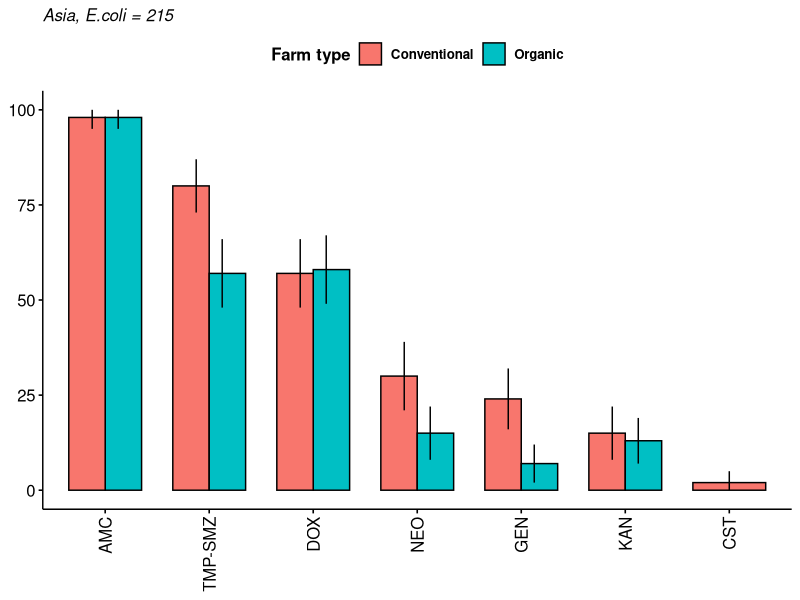
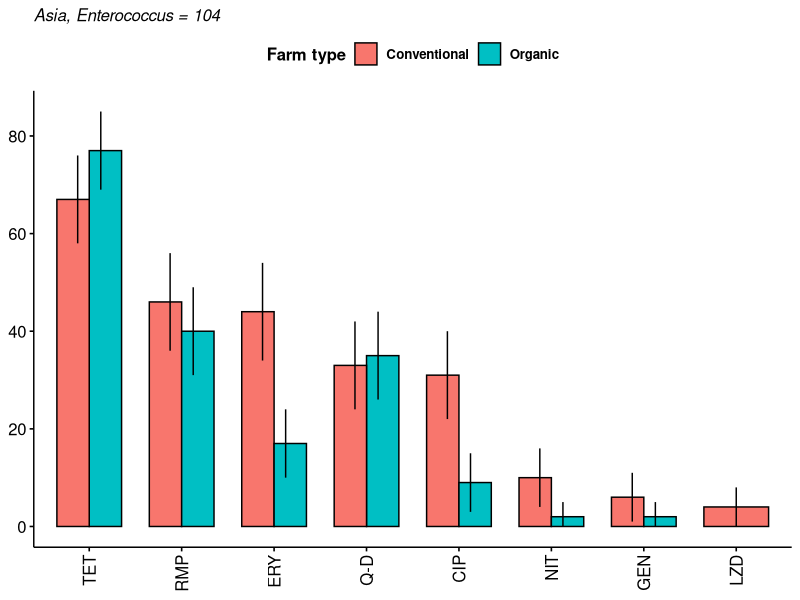
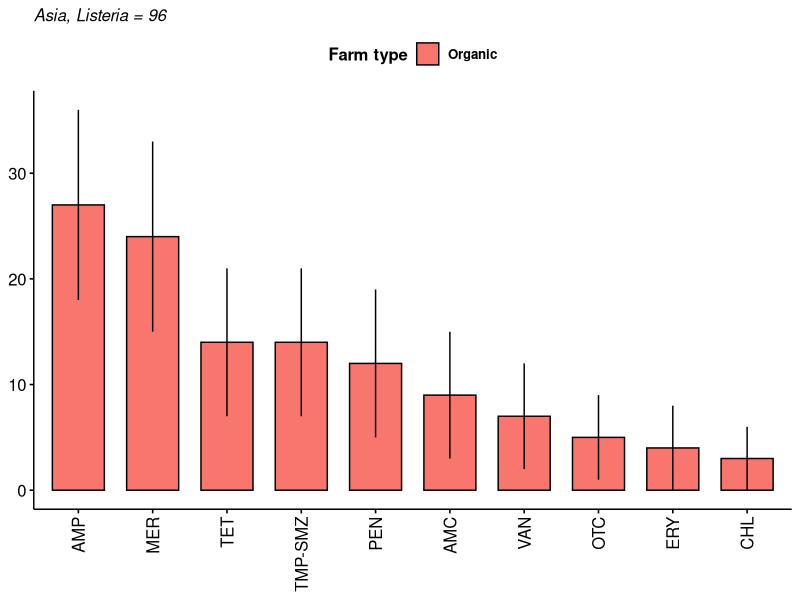
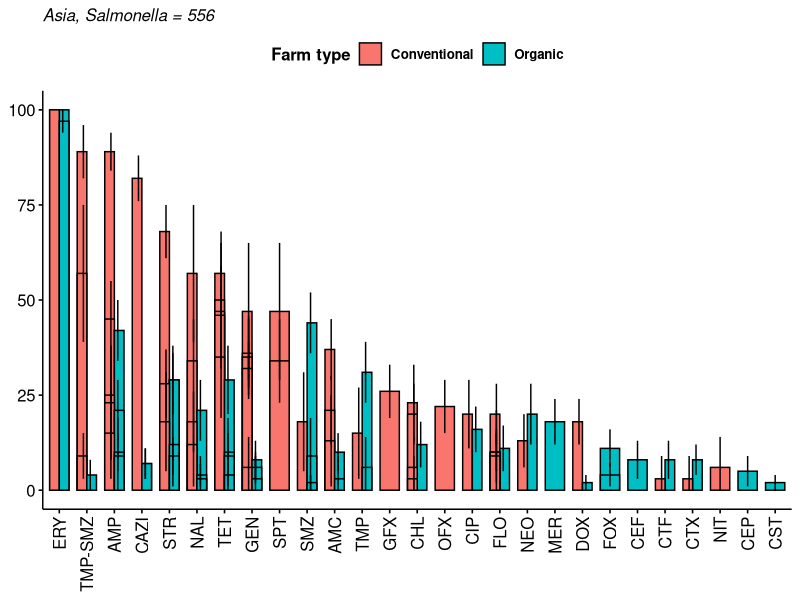
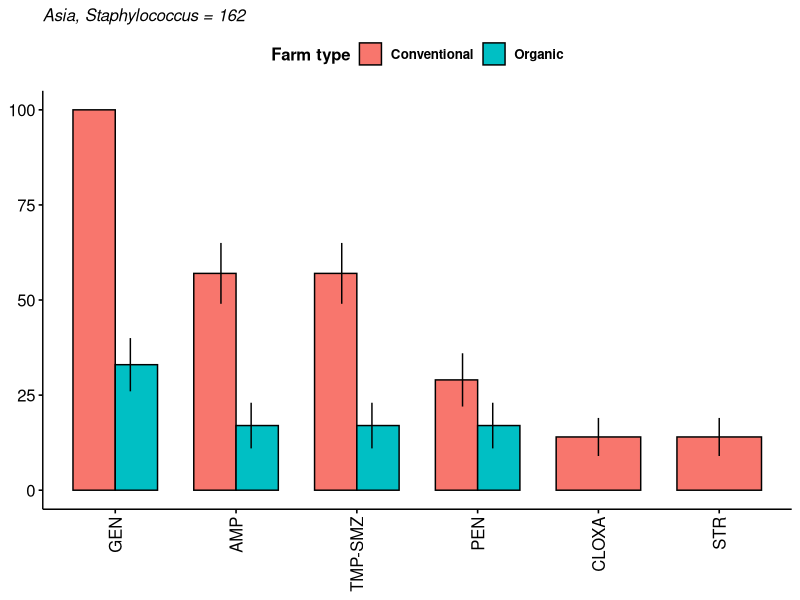
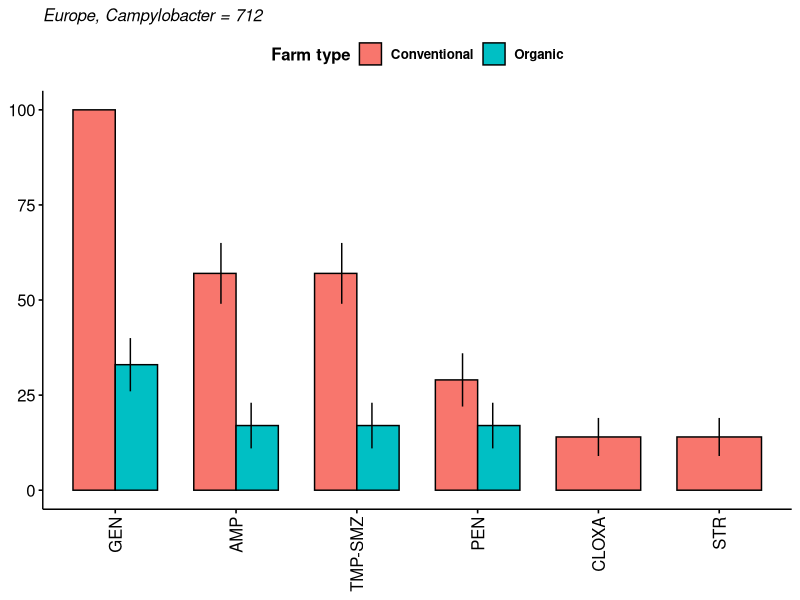
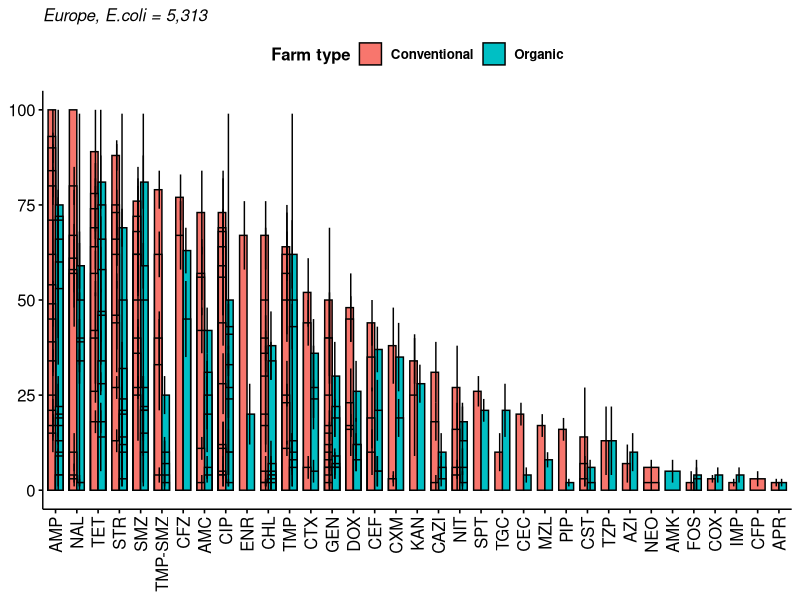
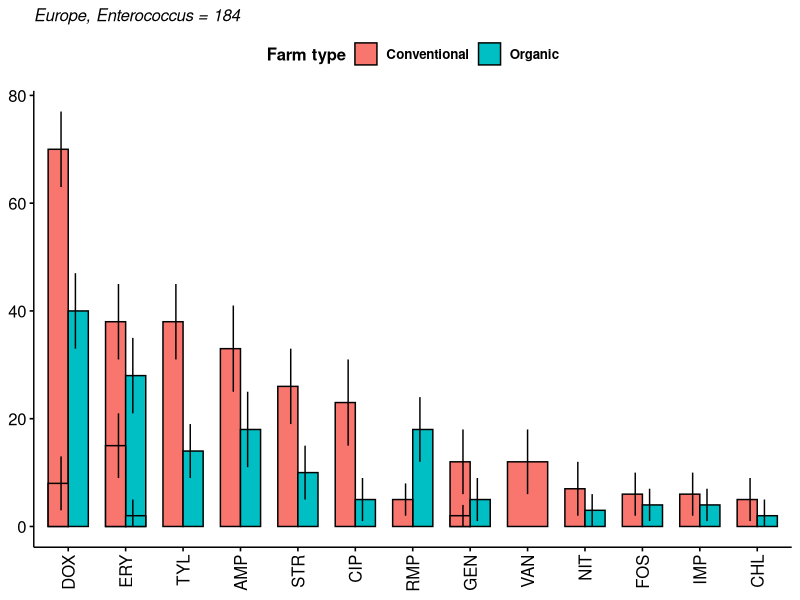

Here is the R script that generated these plots, in order:
library(tidyverse)
library(ggplot2)
library(dplyr)
library(ggpubr)
library(patchwork)

#Load data
main_data <- read_csv("conv.csv")




data1 <- main_data%>%
  mutate(
    continent =
      ifelse(continent == "Oceania", 
             "New Zealand", continent
      )
  )





data1 <- main_data %>%
  group_by(country) %>%
  select("continent",
         "doi",
         "farm_type",
         "host",
         "antimicrobial_compound",
         "antimicrobial_class",
         "pathogen",
         "percent_resistant",
         "no_isolates" )

#changing percentage resistance into numeric class and rounding off  
data1$percent_resistant <- as.numeric(as.character
                                          (data1$percent_resistant))

data1$percent_resistant <- round(data1$percent_resistant, digits = 0)

data2 <- data1 %>%
  select("doi",
    "continent",
         "farm_type",
         "host",
         "antimicrobial_compound",
         "antimicrobial_class",
         "pathogen",
         "percent_resistant",
         "no_isolates" )

##isolate calculation
isolate <- data2 %>%select("continent",
                           "farm_type",
                           "doi",
                           "antimicrobial_compound",
                           
                           "pathogen",
                           "percent_resistant",
                           "no_isolates" )%>%
  filter(continent == "Asia", pathogen == "Staphylococcus")
  
data3 <- aggregate(percent_resistant~antimicrobial_compound+pathogen+continent+
                     farm_type+no_isolates,
                     data2, mean)
                         


data3 <- data3 %>%select("continent",
                         "farm_type",
                         "antimicrobial_compound",
                        "pathogen",
                         "percent_resistant", "no_isolates")%>%
filter(pathogen != "Arcanobacterium pyogenes", pathogen != "Corynebacterium bovis",
           pathogen != "Environmental streptococci")
 

#changing percentage resistance into numeric class and rounding off  
data3$percent_resistant <- as.numeric(as.character
                                      (data3$percent_resistant))

data3$percent_resistant <- round(data3$percent_resistant, digits = 0)

# Compute the 95% CI of proportion where x = p_hat and y = n two tailed z = 1.96
CI.function <- function(x,y) {
  x + c(-1.96,1.96)*sqrt(x*(1-x)/y)}

#95% CI
CI_data <- as.data.frame(t(mapply(CI.function, data3$percent_resistant/100,
                                  data3$no_isolates)))

data3.1<- cbind(data3, round(CI_data*100, digits = 0))
data3 <- data3.1
##New col names
colnames(data3) = c("continent", "farm_type",
                      "antimicrobial_compound",
                      "pathogen", "percent_resistant",
                      "no_isolates","CILow","CIHigh")

##Reducing -1 range to 1 and 100+ to 100.
data3$CILow[data3$CILow < 0] = 0
data3$CIHigh[data3$CIHigh >100] = 100

#remove drugs where resistance = 0
data3 <- data3%>%
  filter(percent_resistant>1)

##Asia e.coli bar plot

asia.ecoli <- data3 %>%
  filter(continent == "Asia", pathogen == "E.coli")

##Ordering bar graphs in descending order
asia.ecoli<- asia.ecoli[order(-asia.ecoli$percent_resistant), ]

asia.ecoli.plot <- ggbarplot(asia.ecoli, "antimicrobial_compound", "percent_resistant", 
          fill = "farm_type", position = position_dodge(0.7),
          subtitle = "Asia, E.coli = 215",
          xlab = FALSE, ylab = FALSE,
          legend.title = "Farm type",
          font.legend = "bold", font.subtitle = "italic")+
  rotate_x_text(90)+
  geom_linerange(aes(group = farm_type, ymax = CIHigh, ymin = CILow),
                 position = position_dodge(width = 0.5))

asia.ecoli.plot


##Asia enterococcus bar plot

asia.entero <- data3 %>%
  filter(continent == "Asia", pathogen == "Enterococcus")

asia.entero<- asia.entero[order(-asia.entero$percent_resistant), ]

asia.entero.plot <- ggbarplot(asia.entero, "antimicrobial_compound", "percent_resistant", 
                             fill = "farm_type", 
                             position = position_dodge(0.7),
                             subtitle = "Asia, Enterococcus = 104",
                             xlab = FALSE, ylab = FALSE,
                             legend.title = "Farm type",
                             font.legend = "bold", font.subtitle = "italic")+
  rotate_x_text(90)+
  geom_linerange(aes(group = farm_type, ymax = CIHigh, ymin = CILow),
                 position = position_dodge(width = 0.5))

asia.entero.plot


##Asia listeria bar plot

asia.list <- data3 %>%
  filter(continent == "Asia", pathogen == "Listeria")

asia.list<- asia.list[order(-asia.list$percent_resistant), ]

asia.listeria.plot <- ggbarplot(asia.list, "antimicrobial_compound", "percent_resistant", 
                              fill = "farm_type", position = position_dodge(0.7),
                              subtitle = "Asia, Listeria = 96",
                              xlab = FALSE, ylab = FALSE,
                              legend.title = "Farm type",
                              font.legend = "bold", font.subtitle = "italic")+
  rotate_x_text(90)+
  geom_linerange(aes(group = farm_type, ymax = CIHigh, ymin = CILow),
                 position = position_dodge(width = 0.5))


asia.listeria.plot



##Asia Salmonella bar plot

asia.sal <- data3 %>%
  filter(continent == "Asia", pathogen == "Salmonella")

asia.sal<- asia.sal[order(-asia.sal$percent_resistant), ]

asia.salmonella.plot <- ggbarplot(asia.sal, "antimicrobial_compound", "percent_resistant", 
                                fill = "farm_type", position = position_dodge(0.7),
                                subtitle = "Asia, Salmonella = 556",
                                xlab = FALSE, ylab = FALSE,
                                legend.title = "Farm type",
                                font.legend = "bold", font.subtitle = "italic")+
  rotate_x_text(90)+
  geom_linerange(aes(group = farm_type, ymax = CIHigh, ymin = CILow),
                 position = position_dodge(width = 0.5))


asia.salmonella.plot


##Asia Staphylococcus bar plot

asia.staph <- data3 %>%
  filter(continent == "Asia", pathogen == "Staphylococcus")

asia.staph<- asia.staph[order(-asia.staph$percent_resistant), ]


asia.Staphylococcus.plot <- ggbarplot(asia.staph, "antimicrobial_compound", "percent_resistant", 
                                  fill = "farm_type", position = position_dodge(0.7),
                                  subtitle = "Asia, Staphylococcus = 162",
                                  xlab = FALSE, ylab = FALSE,
                                  legend.title = "Farm type",
                                  font.legend = "bold", font.subtitle = "italic")+
  rotate_x_text(90)+
  geom_linerange(aes(group = farm_type, ymax = CIHigh, ymin = CILow),
                 position = position_dodge(width = 0.5))

  

asia.Staphylococcus.plot


##Europe Campylobacter bar plot

europe.campy <- data3 %>%
  filter(continent == "Europe", pathogen == "Campylobacter")

europe.campy<- asia.staph[order(-asia.staph$percent_resistant), ]

europe.Campylobacter.plot <- ggbarplot(europe.campy, "antimicrobial_compound", "percent_resistant", 
                                      fill = "farm_type", position = position_dodge(0.7),
                                      subtitle = "Europe, Campylobacter = 712",
                                      xlab = FALSE, ylab = FALSE,
                                      legend.title = "Farm type",
                                      font.legend = "bold", font.subtitle = "italic")+
  rotate_x_text(90)+
  geom_linerange(aes(group = farm_type, ymax = CIHigh, ymin = CILow),
                 position = position_dodge(width = 0.5))


europe.Campylobacter.plot


##Europe E.coli bar plot

europe.ecoli <- data3 %>%
  filter(continent == "Europe", pathogen == "E.coli")

europe.ecoli<- europe.ecoli[order(-europe.ecoli$percent_resistant), ]

europe.ecoli.plot <- ggbarplot(europe.ecoli, "antimicrobial_compound", "percent_resistant", 
                                     fill = "farm_type", position = position_dodge(0.7),
                                     subtitle = "Europe, E.coli = 5,313",
                                     xlab = FALSE, ylab = FALSE,
                                     legend.title = "Farm type",
                                     font.legend = "bold", font.subtitle = "italic")+
  rotate_x_text(90)+
  geom_linerange(aes(group = farm_type, ymax = CIHigh, ymin = CILow),
                 position = position_dodge(width = 0.5))


europe.ecoli.plot


##Europe Enterococcus bar plot

europe.entero <- data3 %>%
  filter(continent == "Europe", pathogen == "Enterococcus")

europe.entero<- europe.entero[order(-europe.entero$percent_resistant), ]

europe.enterococcus.plot <- ggbarplot(europe.entero, "antimicrobial_compound", "percent_resistant", 
                               fill = "farm_type", position = position_dodge(0.7),
                               subtitle = "Europe, Enterococcus = 184",
                               xlab = FALSE, ylab = FALSE,
                               legend.title = "Farm type",
                               font.legend = "bold", font.subtitle = "italic")+
  rotate_x_text(90)+
  geom_linerange(aes(group = farm_type, ymax = CIHigh, ymin = CILow),
                 position = position_dodge(width = 0.5))


europe.enterococcus.plot

##Europe Listeria bar plot

europe.list <- data3 %>%
  filter(continent == "Europe", pathogen == "Listeria")

europe.list<- europe.list[order(-europe.list$percent_resistant), ]

europe.listeria.plot <- ggbarplot(europe.list, "antimicrobial_compound", "percent_resistant", 
                                      fill = "farm_type", position = position_dodge(0.7),
                                      subtitle = "Europe, Listeria = 71",
                                      xlab = FALSE, ylab = FALSE,
                                      legend.title = "Farm type", 
                                      font.legend = "bold", font.subtitle = "italic")+
  rotate_x_text(90)+
  geom_linerange(aes(group = farm_type, ymax = CIHigh, ymin = CILow),
                 position = position_dodge(width = 0.5))

europe.listeria.plot


##Europe MRSA bar plot

europe.MRSA <- data3 %>%
  filter(continent == "Europe", pathogen == "MRSA")

europe.MRSA<- europe.MRSA[order(-europe.MRSA$percent_resistant), ]

europe.MRSA.plot <- ggbarplot(europe.MRSA, "antimicrobial_compound", "percent_resistant", 
                                  fill = "farm_type", position = position_dodge(0.7),
                                  subtitle = "Europe, MRSA = 273",
                                  xlab = FALSE, ylab = FALSE,
                                  legend.title = "Farm type", 
                                  font.legend = "bold", font.subtitle = "italic")+
  rotate_x_text(90)+
  geom_linerange(aes(group = farm_type, ymax = CIHigh, ymin = CILow),
                 position = position_dodge(width = 0.5))

  

europe.MRSA.plot


##Europe S.aureus bar plot

europe.saureus <- data3 %>%
  filter(continent == "Europe", pathogen == "S.aureus")

europe.saureus<- europe.saureus[order(-europe.saureus$percent_resistant), ]

europe.s.aureus.plot <- ggbarplot(europe.saureus, "antimicrobial_compound", "percent_resistant", 
                              fill = "farm_type", position = position_dodge(0.7),
                              subtitle = "Europe, S.aureus = 688",
                              xlab = FALSE, ylab = FALSE,
                              legend.title = "Farm type",
                              font.legend = "bold", font.subtitle = "italic")+
  rotate_x_text(90)+
  geom_linerange(aes(group = farm_type, ymax = CIHigh, ymin = CILow),
                 position = position_dodge(width = 0.5))


europe.s.aureus.plot


##North America, campylobacter bar plot

N.A.campylobacter <- data3 %>%
  filter(continent == "North America", pathogen == "Campylobacter")

N.A.campylobacter<- N.A.campylobacter[order(-N.A.campylobacter$percent_resistant), ]

N.A.campylobacter.plot <- ggbarplot(N.A.campylobacter, "antimicrobial_compound", "percent_resistant", 
                                  fill = "farm_type", position = position_dodge(0.7),
                                  subtitle = "North America, Campylobacter = 9,219",
                                  xlab = FALSE, ylab = FALSE,
                                  legend.title = "Farm type", 
                                  font.legend = "bold", font.subtitle = "italic")+
  rotate_x_text(90)+
  geom_linerange(aes(group = farm_type, ymax = CIHigh, ymin = CILow),
                 position = position_dodge(width = 0.5))


N.A.campylobacter.plot

##North America, E.coli bar plot

N.A.ecoli <- data3 %>%
  filter(continent == "North America", pathogen == "E.coli")

N.A.ecoli<- N.A.ecoli[order(-N.A.ecoli$percent_resistant), ]

N.A.ecoli.plot <- ggbarplot(N.A.ecoli, "antimicrobial_compound", "percent_resistant", 
                                    fill = "farm_type", position = position_dodge(0.7),
                                    subtitle = "North America, E.coli = 12,509",
                                    xlab = FALSE, ylab = FALSE,
                                    legend.title = "Farm type",
                                    font.legend = "bold", font.subtitle = "italic")+
  rotate_x_text(90)+
  geom_linerange(aes(group = farm_type, ymax = CIHigh, ymin = CILow),
                 position = position_dodge(width = 0.5))


N.A.ecoli.plot


##North America, Enterococcus bar plot

N.A.entero <- data3 %>%
  filter(continent == "North America", pathogen == "Enterococcus")

N.A.entero<- N.A.entero[order(-N.A.entero$percent_resistant), ]


N.A.entero.plot <- ggbarplot(N.A.entero, "antimicrobial_compound", "percent_resistant", 
                            fill = "farm_type", position = position_dodge(0.7),
                            subtitle = "North America, Enterococcus = 546",
                            xlab = FALSE, ylab = FALSE,
                            legend.title = "Farm type", 
                            font.legend = "bold", font.subtitle = "italic")+
  rotate_x_text(90)+
  geom_linerange(aes(group = farm_type, ymax = CIHigh, ymin = CILow),
                 position = position_dodge(width = 0.5))

N.A.entero.plot



##North America, S.aureus bar plot

N.A.saureus <- data3 %>%
  filter(continent == "North America", pathogen == "S.aureus")

N.A.saureus<- N.A.saureus[order(-N.A.saureus$percent_resistant), ]

N.A.saureus.plot <- ggbarplot(N.A.saureus, "antimicrobial_compound", "percent_resistant", 
                             fill = "farm_type", position = position_dodge(0.7),
                             subtitle = "North America, S.aureus = 486",
                             xlab = FALSE, ylab = FALSE,
                             legend.title = "Farm type", 
                             font.legend = "bold", font.subtitle = "italic")+
  rotate_x_text(90)+
  geom_linerange(aes(group = farm_type, ymax = CIHigh, ymin = CILow),
                 position = position_dodge(width = 0.5))

N.A.saureus.plot



##North America, Salmonella bar plot

N.A.sal <- data3 %>%
  filter(continent == "North America", pathogen == "Salmonella")

N.A.sal <- N.A.sal [order(-N.A.sal$percent_resistant), ]

N.A.salmonella.plot <- ggbarplot(N.A.sal, "antimicrobial_compound", "percent_resistant", 
                              fill = "farm_type", position = position_dodge(0.7),
                              subtitle = "North America, Salmonella = 3,111",
                              xlab = FALSE, ylab = FALSE,
                              legend.title = "Farm type", 
                              font.legend = "bold", font.subtitle = "italic")+
  rotate_x_text(90)+
  geom_linerange(aes(group = farm_type, ymax = CIHigh, ymin = CILow),
                 position = position_dodge(width = 0.5))


N.A.salmonella.plot



##North America, Staphylococcus bar plot

N.A.staphy <- data3 %>%
  filter(continent == "North America", pathogen == "Staphylococcus")

N.A.staphy<- N.A.staphy[order(-N.A.staphy$percent_resistant), ]

N.A.Staphylococcus.plot <- ggbarplot(N.A.staphy, "antimicrobial_compound", "percent_resistant", 
                                 fill = "farm_type", position = position_dodge(0.7),
                                 subtitle = "North America, Staphylococcus = 405",
                                 xlab = FALSE, ylab = FALSE,
                                 legend.title = "Farm type", 
                                 font.legend = "bold", font.subtitle = "italic")+
  rotate_x_text(90)+
  geom_linerange(aes(group = farm_type, ymax = CIHigh, ymin = CILow),
                 position = position_dodge(width = 0.5))

N.A.Staphylococcus.plot



##Oceania, E.coli bar plot

oceania.ecoli <- data3 %>%
  filter(continent == "Oceania", pathogen == "E.coli")

oceania.ecoli<- oceania.ecoli[order(-oceania.ecoli$percent_resistant), ]

oceania.ecoli.plot <- ggbarplot(oceania.ecoli, "antimicrobial_compound", "percent_resistant", 
                                     fill = "farm_type", position = position_dodge(0.7),
                                     subtitle = "Oceania, E.coli = 1,189",
                                     xlab = FALSE, ylab = FALSE,
                                     legend.title = "Farm type", 
                                     font.legend = "bold", font.subtitle = "italic")+
  rotate_x_text(90)+
  geom_linerange(aes(group = farm_type, ymax = CIHigh, ymin = CILow),
                 position = position_dodge(width = 0.5))

oceania.ecoli.plot




##Oceania, Enterococcus bar plot

oceania.entero <- data3 %>%
  filter(continent == "Oceania", pathogen == "Enterococcus")

oceania.entero<- oceania.entero[order(-oceania.entero$percent_resistant), ]

oceania.enterococcus.plot <- ggbarplot(oceania.entero, "antimicrobial_compound", "percent_resistant", 
                                fill = "farm_type", position = position_dodge(0.7),
                                subtitle = "Oceania, Enterococcus = 353",
                                xlab = FALSE, ylab = FALSE,
                                legend.title = "Farm type",
                                font.legend = "bold", font.subtitle = "italic")+
  rotate_x_text(90)+
  geom_linerange(aes(group = farm_type, ymax = CIHigh, ymin = CILow),
                 position = position_dodge(width = 0.5))


oceania.enterococcus.plot


##South America, E.coli bar plot

S.A.ecoli <- data3 %>%
  filter(continent == "South America", pathogen == "E.coli")

S.A.ecoli<- S.A.ecoli[order(-S.A.ecoli$percent_resistant), ]

S.A.ecoli.plot <- ggbarplot(S.A.ecoli, "antimicrobial_compound", "percent_resistant", 
                                       fill = "farm_type", position = position_dodge(0.7),
                                       subtitle = "South America, E.coli = 156",
                                       xlab = FALSE, ylab = FALSE,
                                       legend.title = "Farm type", 
                                       font.legend = "bold", font.subtitle = "italic")+
  rotate_x_text(90)+
  geom_linerange(aes(group = farm_type, ymax = CIHigh, ymin = CILow),
                 position = position_dodge(width = 0.5))

  

S.A.ecoli.plot



##Putting all plots together using patchwork

continent_plot1 <- (asia.ecoli.plot | europe.ecoli.plot) /  (N.A.ecoli.plot |
                     oceania.ecoli.plot) / (S.A.ecoli.plot | asia.salmonella.plot) /
  (N.A.salmonella.plot | europe.Campylobacter.plot) / (N.A.campylobacter.plot | 
     asia.entero.plot) +
  plot_annotation(tag_levels = "a",
                  tag_prefix = "(",
                  tag_suffix = ")")+
  plot_layout(guides = "collect", widths = c(2, 2))&
  theme(plot.tag = element_text(face = "bold"),
        legend.position = "top")




continent_plot2 <- (europe.enterococcus.plot | N.A.entero.plot) /
  (oceania.enterococcus.plot | asia.Staphylococcus.plot) / 
  (N.A.Staphylococcus.plot | asia.listeria.plot) / (europe.listeria.plot | europe.MRSA.plot) /
  (europe.s.aureus.plot | N.A.saureus.plot)+ 
  plot_annotation(tag_levels = "a",
                  tag_prefix = "(",
                  tag_suffix = ")")+
  plot_layout(guides = "collect")&
  theme(plot.tag = element_text(face = "bold"),
        legend.position = "top")



